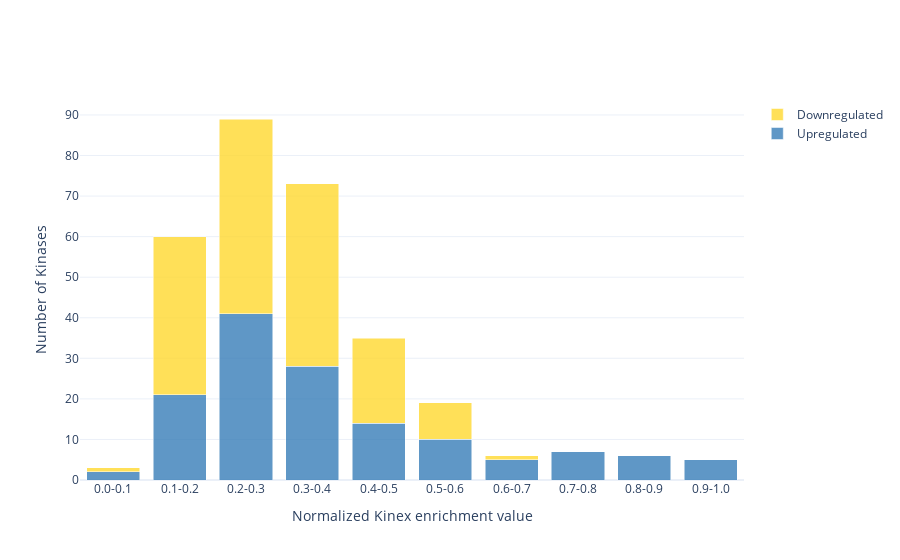

Notebook code cell kept with this figure:
### Markdown cell above
### Distribution plot

### Code cell
# Create a copy of the DataFrame for plotting
df_kinex_kinase_activity_for_plot = df_kinex_kinase_activity.copy(deep=True)

# Define a function to calculate the single activity score based on dominant direction
def calculate_kinex_activity_score(row):
    if row["dominant_direction"] == "downregulated set":
        return row["downregulated_enrichment_value"]
    elif row["dominant_direction"] == "upregulated set":
        return row["upregulated_enrichment_value"]
    else:
        return None

# Apply the function to calculate the activity score
df_kinex_kinase_activity_for_plot["activity_score"] = df_kinex_kinase_activity_for_plot.apply(
    calculate_kinex_activity_score, axis=1
)

# Normalize the activity score (scale to 0-1)
max_activity_score = df_kinex_kinase_activity_for_plot["activity_score"].max()
df_kinex_kinase_activity_for_plot["normalized_activity_score"] = (
    df_kinex_kinase_activity_for_plot["activity_score"] / max_activity_score
)

# Define bins for normalized activity scores from 0 to 1 with a step size of 0.1
activity_bins = np.arange(0, 1.1, 0.1)

# Bin the normalized activity scores
df_kinex_kinase_activity_for_plot["activity_bin"] = pd.cut(
    df_kinex_kinase_activity_for_plot["normalized_activity_score"], bins=activity_bins
)

# Count the number of kinases in each bin, grouped by dominant direction
activity_counts = (
    df_kinex_kinase_activity_for_plot.groupby(["activity_bin", "dominant_direction"]).size().unstack(fill_value=0)
)

# Define bin labels for x-axis
bin_labels = [f"{interval.left:.1f}-{interval.right:.1f}" for interval in activity_counts.index]

# Create the plot using Plotly
fig = go.Figure()

# Add bars for upregulated values
fig.add_trace(
    go.Bar(
        x=bin_labels,
        y=activity_counts["upregulated set"].values,
        name="Upregulated",
        marker_color="rgba(55, 126, 184, 0.8)",  # Accessible blue
    )
)

# Add bars for downregulated values (stacked)
fig.add_trace(
    go.Bar(
        x=bin_labels,
        y=activity_counts["downregulated set"].values,
        name="Downregulated",
        marker_color="rgba(255, 217, 47, 0.8)",  # Accessible yellow
    )
)

# Update layout
fig.update_layout(
    barmode="stack",
    title="",
    xaxis_title="Normalized Kinex enrichment value",
    yaxis_title="Number of Kinases",
    template="plotly_white",
)

# Show the plot
fig.show()

fig.write_image("distribution_kinex.svg")


df_rokai_kinase_activity_for_plot = df_rokai_kinase_activity.copy(deep=True)


# Normalize the Activity values
max_value = df_rokai_kinase_activity_for_plot["Activity"].abs().max()
df_rokai_kinase_activity_for_plot["Normalized Activity"] = (
    df_rokai_kinase_activity_for_plot["Activity"].abs() / (max_value - 0.6)
)

# Define bins for normalized Activity values from 0 to 1 with a step size of 0.1
activity_bins = np.arange(0, 1.1, 0.1)

# Bin the normalized Activity values
df_rokai_kinase_activity_for_plot["activity_bin"] = pd.cut(
    df_rokai_kinase_activity_for_plot["Normalized Activity"], bins=activity_bins
)

# Categorize as upregulated or downregulated based on the sign of Activity
df_rokai_kinase_activity_for_plot["Regulation"] = df_rokai_kinase_activity_for_plot["Activity"].apply(
    lambda x: "Upregulated" if x > 0 else "Downregulated"
)

# Group by bins and regulation to count occurrences
activity_counts = (
    df_rokai_kinase_activity_for_plot.groupby(["activity_bin", "Regulation"]).size().unstack(fill_value=0)
)

# Define bin labels for x-axis
bin_labels = [f"{interval.left:.1f} to {interval.right:.1f}" for interval in activity_counts.index]

# Create the plot using Plotly
fig = go.Figure()

# Add bars for upregulated values
fig.add_trace(
    go.Bar(
        x=bin_labels,
        y=activity_counts["Upregulated"].values,
        name="Upregulated",
        marker_color="rgba(55, 126, 184, 0.8)",  # Accessible blue
    )
)

# Add bars for downregulated values (stacked)
fig.add_trace(
    go.Bar(
        x=bin_labels,
        y=activity_counts["Downregulated"].values,
        name="Downregulated",
        marker_color="rgba(255, 217, 47, 0.8)",  # Accessible yellow
    )
)

# Update layout
fig.update_layout(
    barmode="stack",
    title="",
    xaxis_title="Normalized RoKAI Activity Score",
    yaxis_title="Number of Kinases",
    template="plotly_white",
)

# Show the plot
fig.show()

fig.write_image("distribution_rockai.svg")


# Normalize the Activity Score (convert negatives to positives and scale to 0-1)
max_value = df_phosx_kinase_activity["Activity Score"].abs().max()
df_phosx_kinase_activity["Normalized Activity Score"] = (
    df_phosx_kinase_activity["Activity Score"].abs() / max_value
)

# Define bins for normalized Activity Score values from 0 to 1 with a step size of 0.1
activity_bins = np.arange(0, 1.1, 0.1)

# Bin the normalized Activity Score values
df_phosx_kinase_activity["activity_bin"] = pd.cut(
    df_phosx_kinase_activity["Normalized Activity Score"], bins=activity_bins
)

# Categorize as upregulated or downregulated based on the sign of Activity Score
df_phosx_kinase_activity["Regulation"] = df_phosx_kinase_activity["Activity Score"].apply(
    lambda x: "Upregulated" if x > 0 else "Downregulated"
)

# Group by bins and regulation to count occurrences
activity_counts = (
    df_phosx_kinase_activity.groupby(["activity_bin", "Regulation"]).size().unstack(fill_value=0)
)

# Define bin labels for x-axis
bin_labels = [f"{interval.left:.1f}-{interval.right:.1f}" for interval in activity_counts.index]

# Create the plot using Plotly
fig = go.Figure()

# Add bars for upregulated values
fig.add_trace(
    go.Bar(
        x=bin_labels,
        y=activity_counts["Upregulated"].values,
        name="Upregulated",
        marker_color="rgba(55, 126, 184, 0.8)",  # Accessible blue
    )
)

# Add bars for downregulated values (stacked)
fig.add_trace(
    go.Bar(
        x=bin_labels,
        y=activity_counts["Downregulated"].values,
        name="Downregulated",
        marker_color="rgba(255, 217, 47, 0.8)",  # Accessible yellow
    )
)

# Update layout
fig.update_layout(
    barmode="stack",
    title="",
    xaxis_title="Normalized PhosX Activity Score",
    yaxis_title="Number of Kinases",
    template="plotly_white",
)

# Show the plot
fig.show()

fig.write_image("distribution_phosX.svg")

### Figure 1 — Plotly figure (JSON) as saved in the notebook; plotly's stock layout.template omitted (floating-point values rounded to 4 significant figures)
{"data": [{"marker": {"color": "rgba(55, 126, 184, 0.8)"}, "name": "Upregulated", "type": "bar", "x": ["0.0-0.1", "0.1-0.2", "0.2-0.3", "0.3-0.4", "0.4-0.5", "0.5-0.6", "0.6-0.7", "0.7-0.8", "0.8-0.9", "0.9-1.0"], "y": [2, 21, 41, 28, 14, 10, 5, 7, 6, 5]}, {"marker": {"color": "rgba(255, 217, 47, 0.8)"}, "name": "Downregulated", "type": "bar", "x": ["0.0-0.1", "0.1-0.2", "0.2-0.3", "0.3-0.4", "0.4-0.5", "0.5-0.6", "0.6-0.7", "0.7-0.8", "0.8-0.9", "0.9-1.0"], "y": [1, 39, 48, 45, 21, 9, 1, 0, 0, 0]}], "layout": {"barmode": "stack", "title": {"text": ""}, "xaxis": {"title": {"text": "Normalized Kinex enrichment value"}}, "yaxis": {"title": {"text": "Number of Kinases"}}}}
